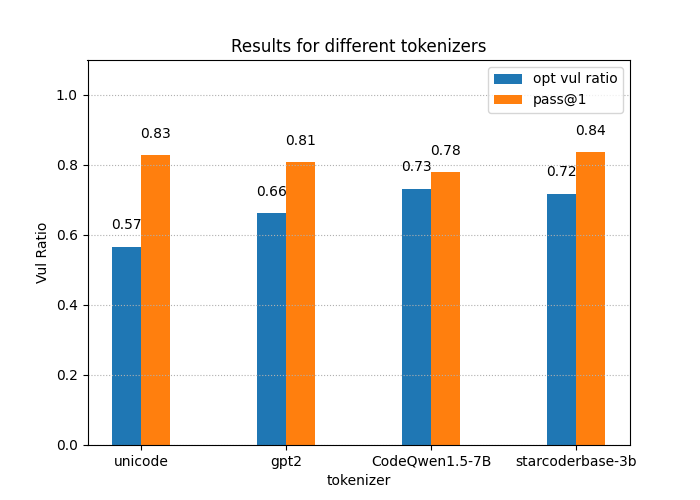

The script that saved this image:
import matplotlib.pyplot as plt
import pandas as pd
import json
from secgen.utils import (
    all_vuls,
    opt_vul_ratio_from_json,
    init_vul_ratio_from_json,
    baseline_vul_ratio_from_json,
    fc_from_json,
    vul_to_lang,
)


base_path = "../../sec_data/all_results/tokenizer/final/starcoderbase-3b"
tokenizers = ["unicode", "gpt2", "CodeQwen1.5-7B", "starcoderbase-3b"]

gopts = []
gpass1s = []
gpass10s = []
for tokenizer in tokenizers:
    opts = []
    pass1s = []
    pass10s = []
    for vul in all_vuls:
        path = f"{base_path}/{tokenizer}/{vul}/result.json"
        opts.append(opt_vul_ratio_from_json(path))

        lang = vul_to_lang(vul)
        fc_path = path.replace(
            "result.json", f"result_multiple-{lang}_fim.results.json"
        )
        fc_baseline_path = (
            f"../../sec_data/all_results/fc_baseline/starcoderbase-3b/temp_0.4/{lang}"
        )
        fc = fc_from_json(fc_path, fc_baseline_path)
        pass1s.append(fc["pass@1"])
        pass10s.append(fc["pass@10"])

    gopts.append(sum(opts) / len(opts))
    gpass1s.append(sum(pass1s) / len(pass1s))
    gpass10s.append(sum(pass10s) / len(pass10s))

print(gopts, gpass1s, gpass10s)


# Bar Plotting
plt.figure(figsize=(7, 5))
x = [0, 1, 2, 3]
width = 0.2
plt.bar([a - 0.1 for a in x], gopts, width, label="opt vul ratio")
plt.bar([a + 0.1 for a in x], gpass1s, width, label="pass@1")
# put exact values on top of bars
for i in range(4):
    plt.text(x[i] - 0.1, gopts[i] + 0.05, f"{gopts[i]:.2f}", ha="center")
    plt.text(x[i] + 0.1, gpass1s[i] + 0.05, f"{gpass1s[i]:.2f}", ha="center")
plt.xticks(x, tokenizers)
plt.xlabel("tokenizer")
plt.ylabel("Vul Ratio")
plt.title(f"Results for different tokenizers")
plt.legend()
plt.ylim(0, 1.1)
plt.grid(axis="y", linestyle=":")


plt.savefig(f"attack_tokenizers/plot.png")

# Dump gopts into a csv
with open("attack_tokenizers/data.csv", "w") as f:
    f.write("tokenizer,vulRatio,pass@1,pass@10\n")
    for i in range(len(tokenizers)):
        f.write(f"{tokenizers[i]},{gopts[i]*100},{gpass1s[i]*100},{gpass10s[i]*100}\n")
